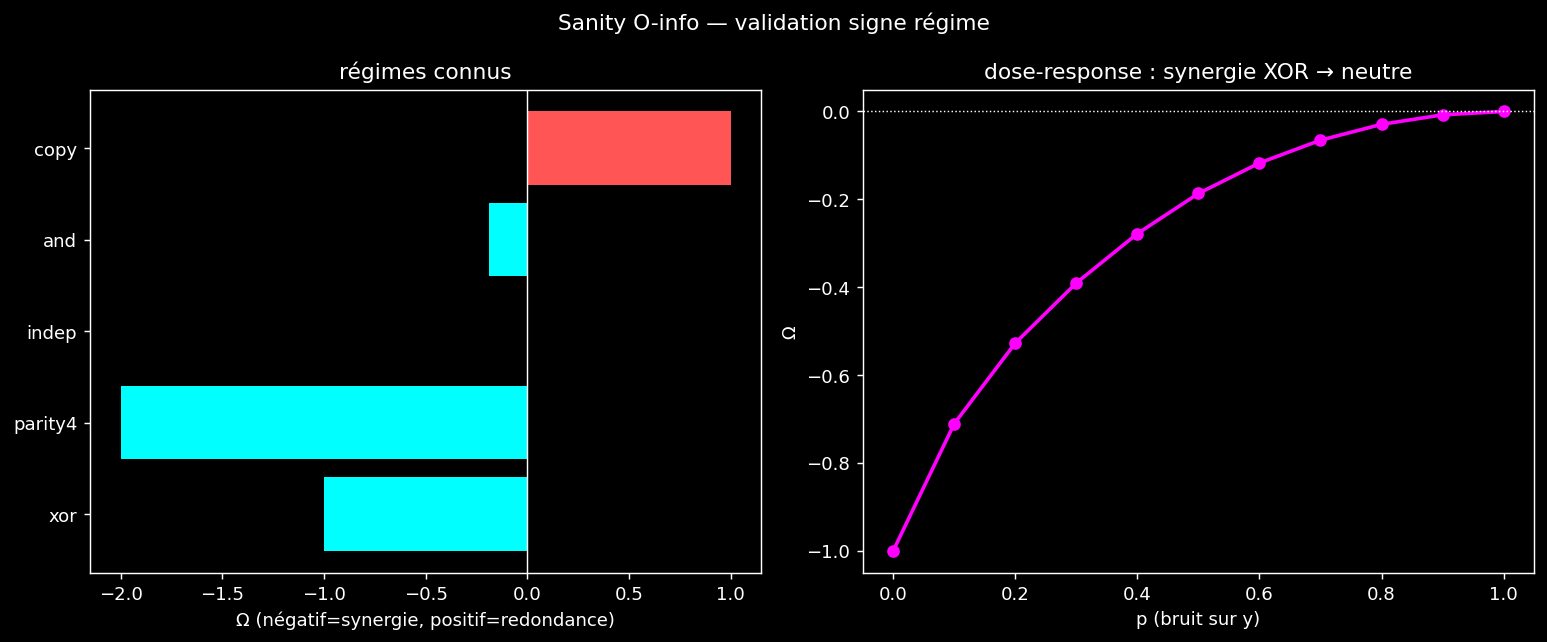

Recreate this plot in Python.
"""Sanity check du pipeline O-information : détecte-t-il le SIGNE du régime ?

Le programme prétend distinguer synergie (Ω<0) de redondance (Ω>0). Mais
jusqu'ici seul Ω>0 (Ising redondance) a été observé. Test décisif sur jouets
à régime CONNU analytiquement :

- XOR pur     : y = x1 ⊕ x2 . Marginales I(xi;y)=0, jointe I(x1x2;y)=1 bit. Ω = −1 (synergie pure)
- copy pur    : x1=x2=x3 . Ω = +1 (redondance pure)
- i.i.d.      : indépendants . Ω ≈ 0
- AND         : y = x1 ∧ x2 . régime mixte
- parité 4-var: y=x1⊕x2⊕x3 . synergie d'ordre supérieur

Plus dose-response : y = XOR avec proba (1−p), random avec proba p. Ω doit
remonter de −1 vers 0 quand p : 0 → 1.
"""
import sys
import os
import json
import numpy as np
import matplotlib.pyplot as plt

sys.path.insert(0, os.path.dirname(os.path.dirname(os.path.abspath(__file__))))

from xi.interaction import o_information, total_correlation, dual_total_correlation


def make_xor(n, seed=0):
    rng = np.random.default_rng(seed)
    x1 = rng.integers(0, 2, n)
    x2 = rng.integers(0, 2, n)
    y = x1 ^ x2
    return np.stack([x1, x2, y], axis=1)


def make_copy(n, seed=0):
    rng = np.random.default_rng(seed)
    x = rng.integers(0, 2, n)
    return np.stack([x, x, x], axis=1)


def make_indep(n, seed=0):
    rng = np.random.default_rng(seed)
    return rng.integers(0, 2, size=(n, 3))


def make_and(n, seed=0):
    rng = np.random.default_rng(seed)
    x1 = rng.integers(0, 2, n)
    x2 = rng.integers(0, 2, n)
    y = x1 & x2
    return np.stack([x1, x2, y], axis=1)


def make_parity4(n, seed=0):
    rng = np.random.default_rng(seed)
    x1 = rng.integers(0, 2, n)
    x2 = rng.integers(0, 2, n)
    x3 = rng.integers(0, 2, n)
    y = x1 ^ x2 ^ x3
    return np.stack([x1, x2, x3, y], axis=1)


def make_xor_noisy(n, p, seed=0):
    rng = np.random.default_rng(seed)
    x1 = rng.integers(0, 2, n)
    x2 = rng.integers(0, 2, n)
    y_clean = x1 ^ x2
    y_rand = rng.integers(0, 2, n)
    flip = rng.random(n) < p
    y = np.where(flip, y_rand, y_clean)
    return np.stack([x1, x2, y], axis=1)


def report(name, samples, expect):
    tc = total_correlation(samples)
    dtc = dual_total_correlation(samples)
    om = o_information(samples)
    regime = "SYNERGIE" if om < -1e-3 else ("redondance" if om > 1e-3 else "neutre")
    ok = "✓" if (
        (expect == "syn" and om < -1e-3)
        or (expect == "red" and om > 1e-3)
        or (expect == "neu" and abs(om) < 0.05)
    ) else "✗"
    print(f"  {ok} {name:<16} TC={tc:>6.3f}  DTC={dtc:>6.3f}  Ω={om:>+7.3f}  → {regime}")
    return om


def run(n=40000, outdir=None):
    if outdir is None:
        outdir = os.path.dirname(os.path.abspath(__file__))

    print("=" * 60)
    print("SANITY O-INFO — régimes connus analytiquement")
    print("=" * 60)
    results = {}
    results["xor"] = report("XOR (3 var)", make_xor(n), "syn")
    results["copy"] = report("copy (3 var)", make_copy(n), "red")
    results["indep"] = report("i.i.d. (3 var)", make_indep(n), "neu")
    results["and"] = report("AND (3 var)", make_and(n), None)
    results["parity4"] = report("parité (4 var)", make_parity4(n), "syn")

    print("\nAttendu théorique : XOR Ω=−1, copy Ω=+1, i.i.d. Ω≈0")
    verdict = (results["xor"] < -0.5 and results["copy"] > 0.5
               and abs(results["indep"]) < 0.05)
    print(f"\nVERDICT pipeline : {'✓ détecte synergie ET redondance' if verdict else '✗ ÉCHEC signe'}")

    # Dose-response
    print("\n" + "=" * 60)
    print("DOSE-RESPONSE — XOR bruité (p = proba randomisation y)")
    print("=" * 60)
    ps = np.linspace(0, 1, 11)
    oms = []
    for p in ps:
        om = o_information(make_xor_noisy(n, p))
        oms.append(om)
        print(f"  p={p:.1f}  Ω={om:>+7.3f}")
    oms = np.array(oms)

    # Plot
    fig, axes = plt.subplots(1, 2, figsize=(12, 5))
    ax = axes[0]
    names = ["xor", "parity4", "indep", "and", "copy"]
    vals = [results[k] for k in names]
    colors = ["#00ffff" if v < 0 else ("#888888" if abs(v) < 0.05 else "#ff5555")
              for v in vals]
    ax.barh(names, vals, color=colors)
    ax.axvline(0, color="white", lw=0.8)
    ax.set_xlabel("Ω (négatif=synergie, positif=redondance)", color="white")
    ax.set_title("régimes connus", color="white")

    ax = axes[1]
    ax.plot(ps, oms, "o-", color="#ff00ff", lw=2)
    ax.axhline(0, color="white", ls=":", lw=0.8)
    ax.set_xlabel("p (bruit sur y)", color="white")
    ax.set_ylabel("Ω", color="white")
    ax.set_title("dose-response : synergie XOR → neutre", color="white")

    for ax in axes:
        ax.set_facecolor("black")
        ax.tick_params(colors="white")
        for sp in ax.spines.values():
            sp.set_color("white")
    fig.patch.set_facecolor("black")
    fig.suptitle("Sanity O-info — validation signe régime", color="white")
    plt.tight_layout()
    png = os.path.join(outdir, "sanity_synergy.png")
    plt.savefig(png, dpi=130, facecolor="black", bbox_inches="tight")
    print(f"\nsaved {png}")

    out = {
        "regimes": {k: float(v) for k, v in results.items()},
        "verdict": "pass" if verdict else "fail",
        "dose_response": {"p": ps.tolist(), "omega": oms.tolist()},
    }
    with open(os.path.join(outdir, "sanity_synergy.json"), "w") as f:
        json.dump(out, f, indent=2)
    return out


if __name__ == "__main__":
    run()
